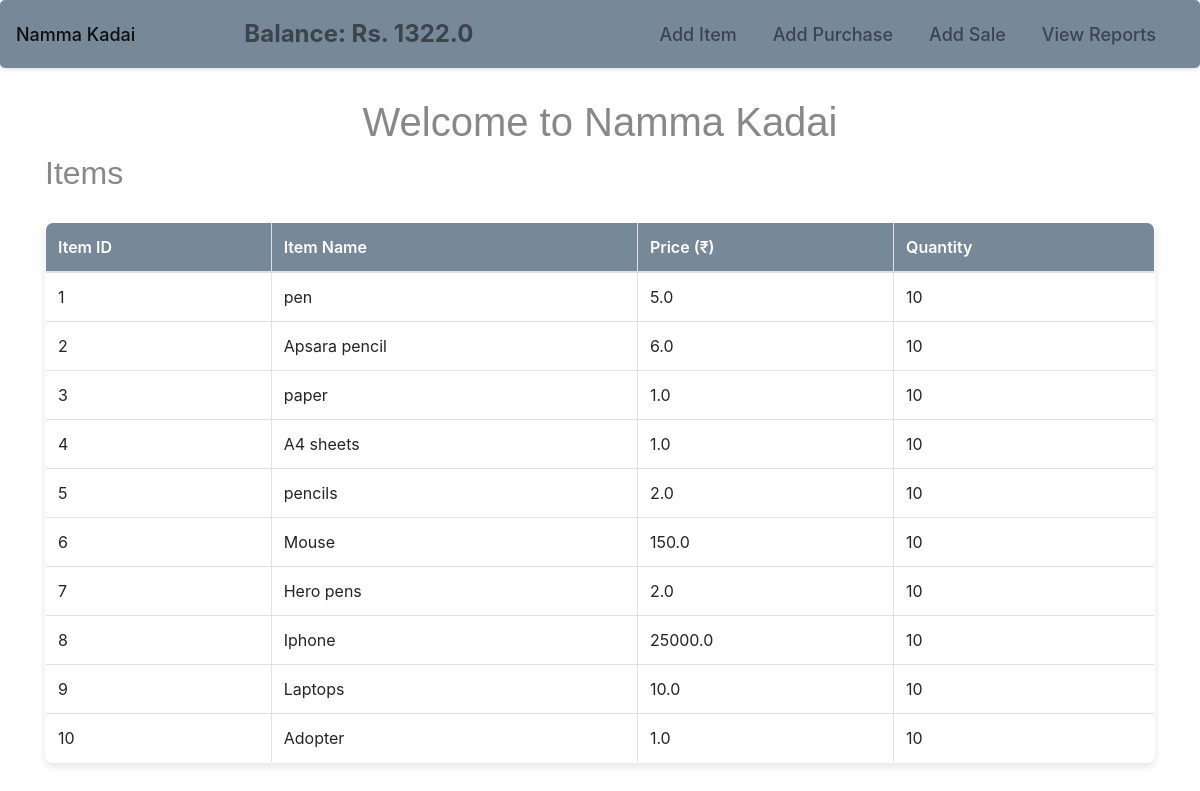
The page / on the database its author committed.
### models.py (models this page shows)
class Company(db.Model):
    id = db.Column(db.Integer, primary_key=True)
    name = db.Column(db.String(50), unique=True, nullable=False)
    cash_balance = db.Column(db.Float, nullable=False, default=1000.0)

class Item(db.Model):
    id = db.Column(db.Integer, primary_key=True)
    name = db.Column(db.String(50), unique=True, nullable=False)
    price = db.Column(db.Float, nullable=False)
    qty = db.Column(db.Integer, nullable=False, default=0)

### app.py (the view)
@app.route('/')
def home():
    company = Company.query.first()
    items = Item.query.all()
    balance = company.cash_balance if company else 0
    return render_template('home.html', balance=balance, items=items)

### templates/home.html
{% extends "base.html" %}
{% block content %}
    <h1 class="text-center">Welcome to Namma Kadai</h1>
    <h2>Items</h2>
    <table class="table table-bordered">
        <thead>
            <tr>
                <th>Item ID</th>
                <th>Item Name</th>
                <th>Price (₹)</th>
                <th>Quantity</th>
            </tr>
        </thead>
        <tbody>
            {% for item in items %}
            <tr>
                <td>{{ item.id }}</td>
                <td>{{ item.name }}</td>
                <td>{{ item.price }}</td>
                <td>{{ item.qty }}</td>
            </tr>
            {% endfor %}
        </tbody>
    </table>
{% endblock %}

### templates/base.html (shortened to what this page needs)
<!DOCTYPE html>
<html lang="en">
<head>
    <link rel="stylesheet" href="{{ url_for('static', filename='styles.css') }}">
    <link rel="stylesheet" href="https://maxcdn.bootstrapcdn.com/bootstrap/4.5.2/css/bootstrap.min.css">
</head>
<body>
    <nav class="navbar navbar-expand-lg navbar-light" style="background-color: #778899;">
        <a class="navbar-brand" href="{{ url_for('home') }}">Namma Kadai</a>
        <div class="navbar-text mx-auto" style="font-size: 1.5rem; font-weight: bold;">
            Balance: Rs. {{ balance }}
        </div>
        <div class="navbar-nav ml-auto">
            <a class="nav-item nav-link" href="{{ url_for('add_item') }}">Add Item</a>
            <a class="nav-item nav-link" href="{{ url_for('add_purchase') }}">Add Purchase</a>
            <a class="nav-item nav-link" href="{{ url_for('add_sale') }}">Add Sale</a>
            <a class="nav-item nav-link" href="{{ url_for('view_reports') }}">View Reports</a>
        </div>
    </nav>
    <div class="container mt-4">
        {% block content %}{% endblock %}
    </div>
</body>
</html>

### static/styles.css (style rules this page uses)
body { background-color: #ffffff; font-family: 'Poppins', sans-serif; color: #d3d3d3; margin: 0; padding: 0; line-height: 1.8; }
h1, h2, h3 { font-family: 'Raleway', sans-serif; color: #888888; font-weight: 700; margin: 10px 0; }
h2, h3 { color: #888888; }
.table { margin-top: 30px; background-color: #ffffff; border-radius: 8px; box-shadow: 0 4px 8px rgba(0, 0, 0, 0.1); width: 100%; overflow: hidden; border: 1px solid #e0e0e0; }
.table th, .table td { padding: 14px 24px; text-align: left; border-bottom: 1px solid #e0e0e0; }
.table th { background-color: #778899; color: #ffffff; font-weight: 600; }
.navbar { margin-bottom: 30px; background-color: #2ecc71; padding: 15px 20px; border-radius: 5px; box-shadow: 0 2px 4px rgba(0, 0, 0, 0.1); }
.navbar a { color: #ffffff; text-decoration: none; font-size: 18px; margin-right: 20px; font-weight: 500; }
.container { margin: 40px auto; max-width: 1100px; padding: 0 20px; }

### rows shown on the page
Company: cash_balance "1322.0"
Item: id "1", name "pen", price "5.0", qty "10"
Item: id "2", name "Apsara pencil", price "6.0", qty "10"
Item: id "3", name "paper", price "1.0", qty "10"
Item: id "4", name "A4 sheets", price "1.0", qty "10"
Item: id "5", name "pencils", price "2.0", qty "10"
Item: id "6", name "Mouse", price "150.0", qty "10"
Item: id "7", name "Hero pens", price "2.0", qty "10"
Item: id "8", name "Iphone", price "25000.0", qty "10"
Item: id "9", name "Laptops", price "10.0", qty "10"
Item: id "10", name "Adopter", price "1.0", qty "10"
